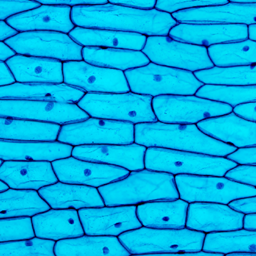
#> input picture phase_diversity_test/onion.png, 256 x 256 px
$ jupyter execute --allow-errors phase_diversity_nonlinear.ipynb   (shell and % lines are left out)
#> lines starting #> are read from the running program, lines starting #| are printed output that depends on the picture; after the words box and inside, x2 and y2 are one past the last pixel; in counts of white or black regions, pixels touching at a corner belong together
### utils/Zernike_helpers.py
import numpy as np
import math
from PIL import Image

# [106 lines left out: functions radial_zernike, zernike_norm_factor, zernike_mode, pupil_polar_coords, create_zernike_function, get_allowed_modes and 1 more, not called in this run]

class Aberration:
    def __init__(self,
                 modes: list,
                 strengths: list):
        #convert everything to lists
        if isinstance(modes, np.ndarray):
           modes = modes.tolist()
        self.modes = modes
        if isinstance(strengths, np.ndarray):
           strengths = strengths.tolist()
        self.strengths = strengths

    # [5 lines left out: function __str__, not called in this run]

    def __add__(self, other):
        new_modes = np.array(self.modes)
        new_strengths = np.array(self.strengths)

        for i, mode in enumerate(np.array(other.modes)):
            matches = np.all(new_modes == mode, axis=1)

            if np.any(matches):
                new_strengths[matches] += other.strengths[i]
            else:
                new_modes = np.concatenate([new_modes, [mode]], axis=0)
                new_strengths = np.concatenate([new_strengths, [other.strengths[i]]])

        return Aberration(new_modes.tolist(), new_strengths.tolist())

    # [14 lines left out: function __sub__, not called in this run]

    def __len__(self):
        return len(self.modes)

    def construct_map(self,
                      alpha: float):
        return create_zernike_function(self.modes, self.strengths, alpha)

class EmptyAberration(Aberration):
    def __init__(self,
                 modes: list = [[0,0]]):
        super().__init__(modes, [0] * len(modes))


class RMSAberration(Aberration):
    # [8 lines left out: function __init__, not called in this run]

def rescale_aberration(aberration, RMS_desired, alpha):
    return RMSAberration(aberration.modes, aberration.strengths, RMS_desired, alpha)

# [40 lines left out: functions get_johnson_modes, generate_johnson_aberration, zernike_RMS_difference, not called in this run]

def zernike_RMS(a_1, alpha, n=100):
    return zernike_RMS_difference(a_1, EmptyAberration(), alpha)

### utils/PSF_helpers.py
from utils.RW_fast import *
from utils.RW_fast_jax import *
from utils.Zernike_helpers import *
import numpy as np
from scipy.signal import fftconvolve

class Arbitrary_Grid():
    def __init__(self,
                 L_ffp_x: float,
                 L_ffp_y: float,
                 grid_ffp_x: int,
                 grid_ffp_y: int,
                 x_offset: float,
                 y_offset: float,
                 z_level: float):
        self.L_ffp_x = L_ffp_x
        self.L_ffp_y = L_ffp_y
        self.grid_ffp_x = grid_ffp_x
        self.grid_ffp_y = grid_ffp_y
        self.x_offset = x_offset
        self.y_offset = y_offset
        self.z_level = z_level

    def get_xy(self):
        x = np.linspace(-self.L_ffp_x / 2, self.L_ffp_x / 2, self.grid_ffp_x)
        y = np.linspace(-self.L_ffp_y / 2, self.L_ffp_y / 2, self.grid_ffp_y)
        return x,y

    def get_grid(self):
        x, y = self.get_xy()
        return np.zeros((len(x), len(y)))

class Square_Grid(Arbitrary_Grid):
    def __init__(self,
                 L_ffp: float,
                 grid_ffp: int,
                 x_offset: float,
                 y_offset: float,
                 z_level: float):
        super().__init__(L_ffp, L_ffp, grid_ffp, grid_ffp, x_offset, y_offset, z_level)

class Centered_Square_Grid(Square_Grid):
    def __init__(self, L_ffp, grid_ffp, z_level):
        super().__init__(L_ffp, grid_ffp, 0.0, 0.0, z_level)

class Image_Mask(Arbitrary_Grid):
    # [13 lines left out: function __init__, not called in this run]

class Bead_Image(Image_Mask):
    # [7 lines left out: function __init__, not called in this run]

class Microscope():
    def __init__(self,
                 N_order: int,
                 lambd: float,
                 n: float,
                 num_apt: float,
                 f: float,
                 mag: float,
                 w_0: float,
                 L_bfp: float,
                 grid_bfp: int,
                 ):
        self.N_order = N_order
        self.lambd =lambd
        self.n = n
        self.num_apt = num_apt
        self.f = f
        self.mag = mag
        self.w_0 = w_0
        #the length of the back focal plane
        self.L_bfp = L_bfp
        self.grid_bfp = grid_bfp
        self.k = (2*n*np.pi)/lambd
        self.alpha = np.arcsin(num_apt / n)

    # [9 lines left out: function compute_phase_map, not called in this run]

    def compute_pupil_function(self,
                               aberration,
                               gaussian = True):
        return get_pupil_function(
            alpha=self.alpha,
            mag=self.mag,
            w_0=self.w_0,
            f=self.f,
            n=self.n,
            L_bfp=self.L_bfp,
            aberration=aberration,
            grid_bfp=self.grid_bfp,
            gaussian = gaussian
        )

    # [162 lines left out: functions compute_scalar_h, compute_scalar_psf, compute_PSF, compute_PSF_jax, compute_image, bead_img and 2 more, not called in this run]

def add_gaussian_noise(image, SNR, rng, percentile = 90):
    sigma_noise = np.percentile(image, percentile) / SNR
    return image + rng.normal(0, sigma_noise, image.shape)

### phase_diversity_test/phase_diversity_nonlinear.ipynb
[cell 1]
"""
Automatically reloads libraries and utilities every time a cell is run
"""

[cell 2]
import sys
from pathlib import Path

ROOT = Path.cwd().resolve().parent
if str(ROOT) not in sys.path:
    sys.path.insert(0, str(ROOT))

from utils.PSF_helpers import *
from utils.Plot_helpers import *
from utils.Zernike_helpers import *
from utils.Booth_helpers import *

import numpy as np
import matplotlib.pyplot as plt
from tqdm import tqdm

[cell 3]
from scipy.fft import fft2
from scipy.fft import ifft2
from scipy.fft import fftshift
from scipy.fft import ifftshift

[cell 4]
#minor style things to make the figures look nice
plt.style.use("bmh")
plt.rcParams["figure.figsize"] = [548 / 72, 390 / 72]
plt.rcParams["font.size"] = 12
plt.rcParams['text.usetex'] = True
plt.rcParams["figure.dpi"] = 300
import os
os.environ["PATH"] += os.pathsep + "/Library/TeX/texbin"

[cell 5]
N_order = 3                # 3 for 3P, 2 for 2P
lambd = 1.3e-3             # Wavelength [mm]
n = 1.333                  # Refractive index
k = 2*n*np.pi/lambd        # Wavenumber
num_apt = 1.05            # Numerical aperture
f = 7.2                    # Focal length of objective (Olympus) [mm]
mag = 4                    # Magnification rate from input to objective
w_0 = 3.5                  # mm

alpha = np.arcsin(num_apt / n)

L_ffp = 0.005
grid_ffp = 256
grid = Centered_Square_Grid(L_ffp, grid_ffp, 0)
#CONJUGATE BFP LENGTH
grid_bfp = grid_ffp
L_bfp = (lambd * f * grid_bfp) / L_ffp
microscope = Microscope(N_order, lambd, n, num_apt, f, mag, w_0, L_bfp, grid_bfp)
x, y = grid.get_xy()

h_power = 2 * N_order

#N_ORDER = 1
FIXED_GAMMA = 1e-6
if N_order == 3:
    #FIXED_GAMMA = 1e-20
    FIXED_GAMMA = 1e-20

[cell 6]
def forward_H(microscope, aberration):
    H = microscope.compute_pupil_function(aberration, gaussian = True)
    return H

def forward_h(microscope, aberration):
    H = forward_H(microscope, aberration)
    h = ifft2(H, workers = -1)
    return h

def forward_PSF(microscope, aberration):
    h = forward_h(microscope, aberration)
    PSF = np.abs(h)**h_power
    return fftshift(PSF)

# [4 lines left out: function circular_convolve, not called in this run]

def forward_image(microscope, f, aberration):
    PSF = forward_PSF(microscope, aberration)
    return circular_convolve(f, PSF)

def get_diversity_image(microscope, f, true_aberration, diversity_aberration):
    return forward_image(microscope, f, true_aberration + diversity_aberration)

[cell 7]
# [14 lines left out: function objective, not called in this run]

[cell 8]
# [5 lines of commented-out code are left out]
# [22 lines left out: function estimate_object, not called in this run]

[cell 9]
# [6 lines of commented-out code are left out]
# [30 lines left out: function estimate_aberration_gradient, not called in this run]

[cell 10]
# [92 lines left out: functions get_Q, get_U_tilde, get_H_gn_phi_n, get_hessian, not called in this run]

[cell 11]
import time
# [46 lines left out: function loop_optimize, not called in this run]

[cell 12]
from PIL import Image
f = np.mean(np.array(Image.open("onion.png")), axis = 2)
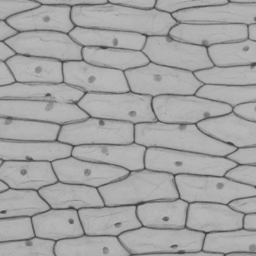
#> f: shape (256, 256) float64; min 63.75, max 186, mean 164.4
#normalize
f = (f - np.min(f)) / (np.max(f) - np.min(f))
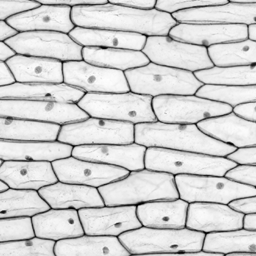
#> f: shape (256, 256) float64; min 0, max 1, mean 0.824
#clip
thresh = 0.7
f[f>thresh] = 1
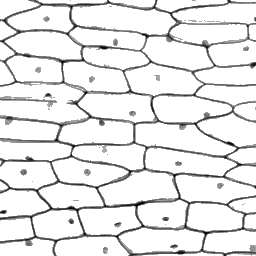
#> f: shape (256, 256) float64; min 0, max 1, mean 0.907
f[f<=thresh] = 0
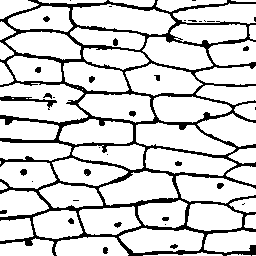
#> f: shape (256, 256) float64; values 0 (black) and 1 (white), 82.6% white; 37 black regions (17 under 20 px), largest, box (x1, y1, x2, y2) and area: (0, 0, 256, 256) 10595, (0, 96, 57, 110) 214, (84, 169, 91, 176) 38

[cell 13]
#x, y, f = random_bead_img(grid, 10, 0.002)
true_modes = [[0, 4], [-3, 3], [-2,2], [1, 3], [2,2]]
true_c = [0.3, -0.3,0.3,-0.3,0.3]
true_aberration = Aberration(true_modes, true_c)
#> (the rest of this cell did not finish here and is left out)

PSF = forward_PSF(microscope, true_aberration)
#plot_intensity(x, y, PSF, normalize = False)
d = forward_image(microscope, f, true_aberration)
#plot_intensity(x, y, d, normalize = False)

fig, axs = plt.subplots(2, 2)
axs = axs.flatten()

im0 = axs[0].imshow(f)
axs[0].grid(False)

im1 = axs[1].imshow(np.imag(H))
axs[1].grid(False)

im2 = axs[2].imshow(PSF)
axs[2].grid(False)

im3= axs[3].imshow(d)
axs[3].grid(False)

fig.colorbar(im0, ax = axs[0])
fig.colorbar(im1, ax = axs[1])
fig.colorbar(im2, ax = axs[2])
fig.colorbar(im3, ax = axs[3])

#> (a cell that did not finish here is left out)

fig, ax = plt.subplots()
ax.imshow(f, cmap = "viridis")
ax.grid(False)
ax.set_xticks([])
ax.set_yticks([])

[cell 15]
# bias_modes = [
#     [-2, 2], [0, 2], [2, 2],
#     [-3, 3], [-1, 3], [1, 3], [3, 3],
#     [-4, 4], [-2, 4], [0, 4], [2, 4], [4, 4]]

# bias_modes = [[0, 4], [0,2], [-2,2]]
bias_modes = [[0,2]]

#bias_modes= true_modes

a_stack = [
    EmptyAberration(),
]

bias_image_stack = [Aberration([m], [0.3]) for m in bias_modes]
a_stack = np.concatenate([a_stack, bias_image_stack])
#> (the rest of this cell did not finish here and is left out)
